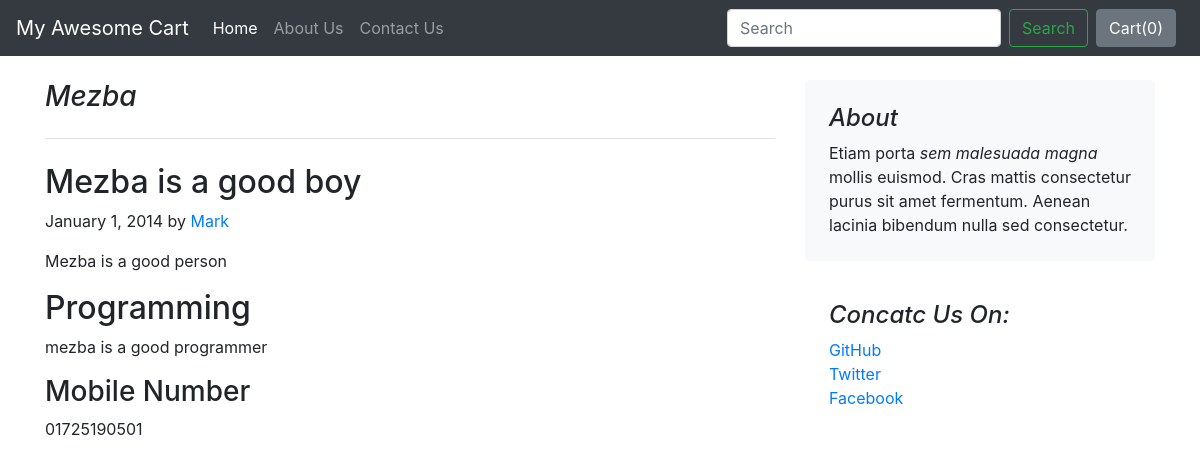
The page /blog/blogpost/1 on the database its author committed.
### blog/models.py (models this page shows)
class Blogpost(models.Model):
    post_id = models.AutoField(primary_key=True)
    title = models.CharField(max_length=50)
    heah0 = models.CharField(max_length=500)
    cheah0 = models.CharField(max_length=5000)
    heah1 = models.CharField(max_length=500)
    cheah1 = models.CharField(max_length=5000)
    heah2 = models.CharField(max_length=500)
    cheah2 = models.CharField(max_length=5000)
    pub_date = models.DateField()
    thumbnail = models.ImageField(upload_to='shop/images')
    def __str__(self):
        return self.title

### blog/views.py (the view)
# urls.py: path("blogpost/<int:id>",views.blogpost, name="blogPost"),
def blogpost(request,id):
    post = Blogpost.objects.filter(post_id=id)[0]
    print(post)
    return render(request,'blog/blogpost.html',{'post':post})

### blog/templates/blog/blogpost.html (shortened to what this page needs)
{% extends 'blog/basic.html' %}
{% block body %}
<div class="container">
    <div class="row mt-4 my-3">
        <div class="col-md-8 blog-main">
          <h3 class="pb-4 mb-4 font-italic border-bottom">
            {{post.title}}
          </h3>
          <div class="blog-post">
            <h2 class="blog-post-title">{{post.heah0}}</h2>
            <p class="blog-post-meta">January 1, 2014 by <a href="#">Mark</a></p>
            <p>{{post.cheah0}}</p>
            <h2>{{post.heah1}}</h2>
            <p>{{post.cheah1}}</p>
            <h3>{{post.heah2}}</h3>
            <p>{{post.cheah2}}</p>
          </div>
        </div>
        <aside class="col-md-4 blog-sidebar">
          <div class="p-4 mb-3 bg-light rounded">
            <h4 class="font-italic">About</h4>
            <p class="mb-0">Etiam porta <em>sem malesuada magna</em> mollis euismod. Cras mattis consectetur purus sit amet fermentum. Aenean lacinia bibendum nulla sed consectetur.</p>
          </div>
          <div class="p-4">
            <h4 class="font-italic">Concatc Us On:</h4>
            <ol class="list-unstyled">
              <li><a href="#">GitHub</a></li>
              <li><a href="#">Twitter</a></li>
              <li><a href="#">Facebook</a></li>
            </ol>
          </div>
        </aside>
      </div>
</div>
{% endblock %}

### rows shown on the page
Blogpost: title "Mezba", heah0 "Mezba is a good boy", cheah0 "Mezba is a good person", heah1 "Programming", cheah1 "mezba is a good programmer", heah2 "Mobile Number", cheah2 "01725190501"
